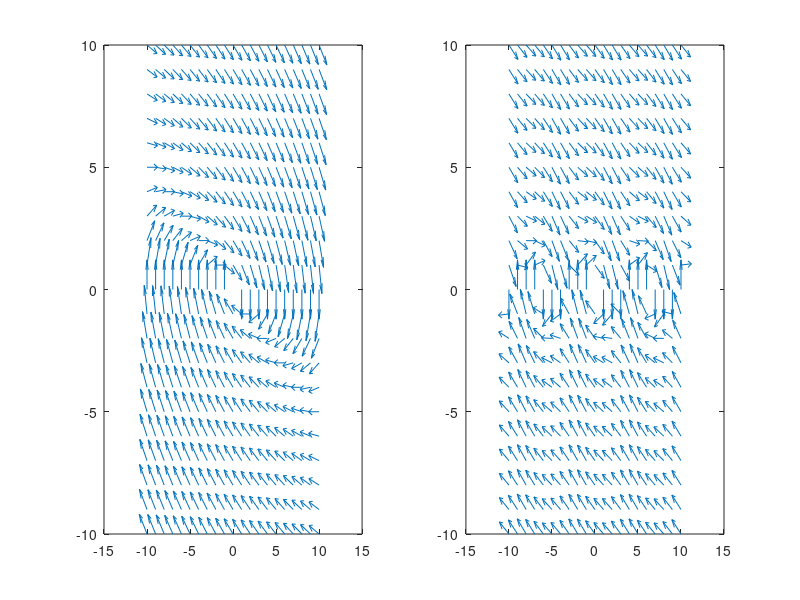

Here is the MATLAB script that generated this plot:
%Lege die Konstanten Fest
o = 0.3;
r1 = 0.6;
r2 = 0.5;

%erzeuge Gitter
[y1,y2] = meshgrid(-10:1:10,-10:1:10);
%Berechne Werte-Arrays der auf dgl System 1. Grades umgeformten dgl 
dy1 = y2;
dy2 = y1.*(-o) + y2.*(-r1) ;
%normiere quiver Pfeile
dy2u = dy2./sqrt(dy1.^2+dy2.^2);
dy1u = dy1./sqrt(dy1.^2+dy2.^2);

dx1 = y2;
dx2 = - sin(y1) + y2.*(-r2) ;
dx2u = dx2./sqrt(dx1.^2+dx2.^2);
dx1u = dx1./sqrt(dx1.^2+dx2.^2);

%Erzeuge Plotfenster und verwende quiver-Funktion um Richtungsfeld zu
%zeichnen
figure;
subplot(1,2,1),quiver(y1,y2,dy1u,dy2u);
subplot(1,2,2),quiver(y1,y2,dx1u,dx2u);